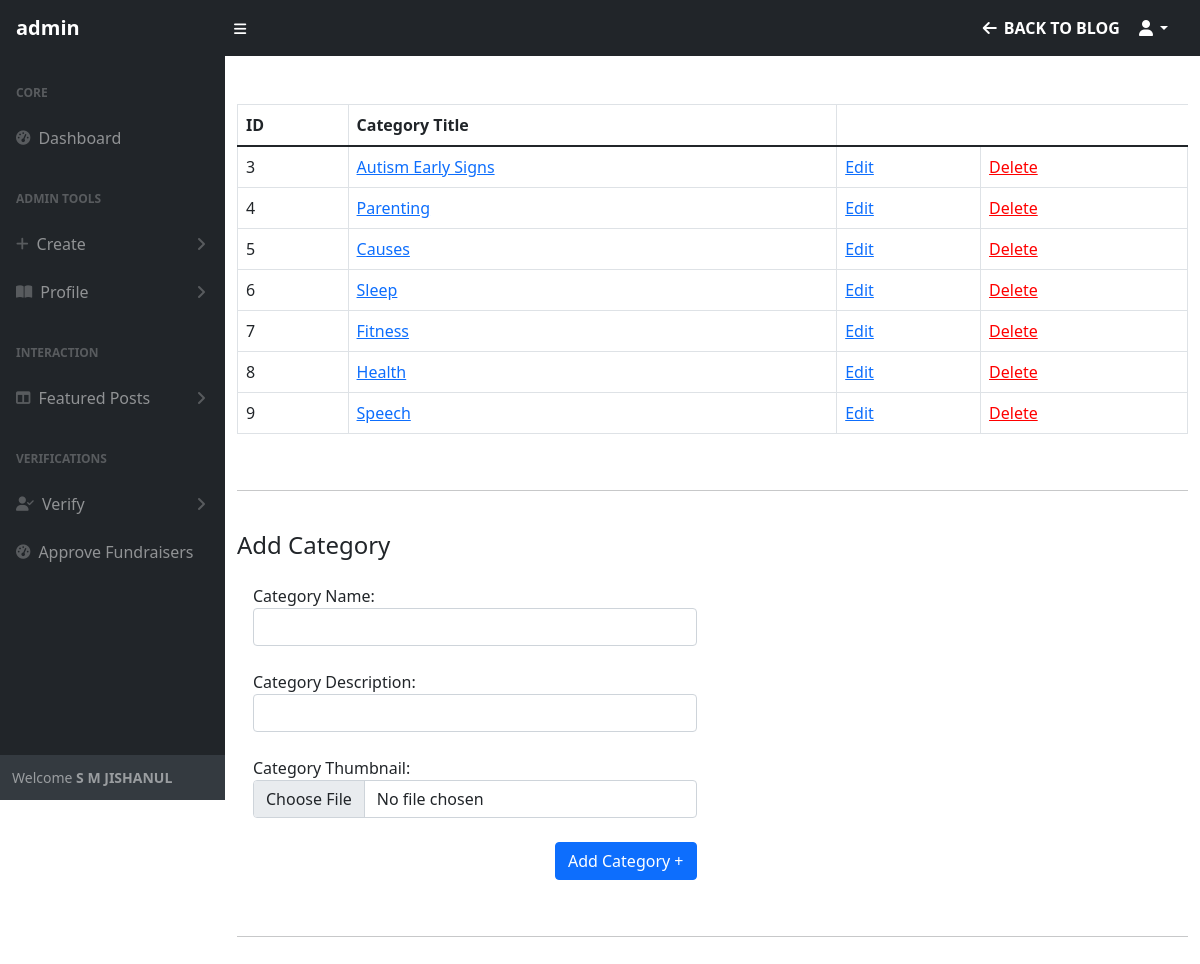
The app's page /admin/categories.php (signed in), older data.
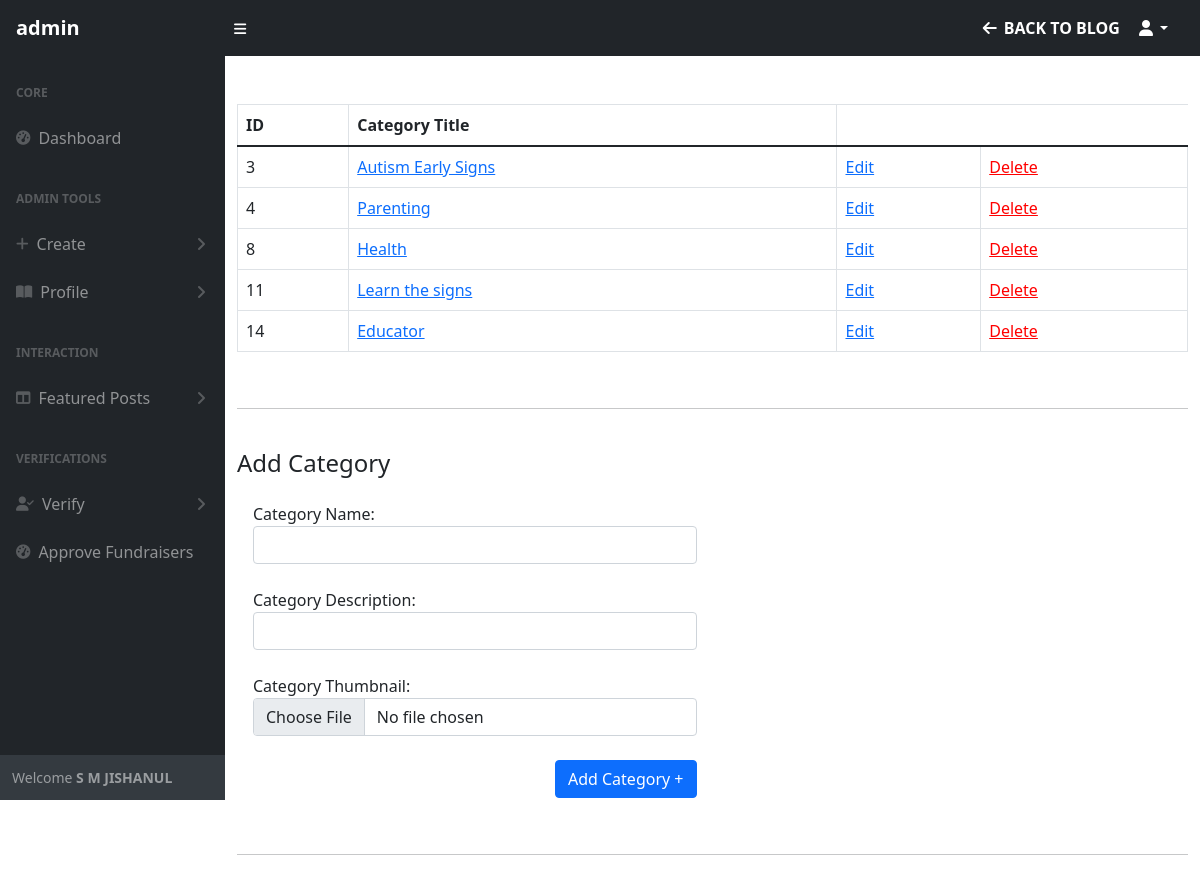
The same page, newer data.
### tables this page shows
CREATE TABLE `blog_categories` (
  `cat_id` int(11) NOT NULL,
  `name` varchar(255) NOT NULL,
  `description` varchar(255) NOT NULL,
  `thumbnail` text NOT NULL
);

### admin/includes/functions.php (the view, shortened to what this page needs)
<?php
function getAllCategories()
{
    global $connection;
    $query = "SELECT * FROM blog_categories";
    $res = mysqli_query($connection, $query) or die("Failed" . mysqli_error($connection));
    if ($res) {
        while ($row = mysqli_fetch_assoc($res)) {
            echo "
            <tr>
                <td>{$row['cat_id']}</td>
                <td><a href='../blogs.php?category={$row['cat_id']}' target='_blank'>{$row['name']}</a></td>
                <td><a href=categories.php?action=edit&id={$row['cat_id']}>Edit</a></td>
                <td><a style='color: red;' href=categories.php?id={$row['cat_id']}>Delete</a></td>
            </tr>
            ";
        }
    }
}

Row changes from the older to the newer data that the page shows:
removed blog_categories: cat_id "5", name "Causes"
removed blog_categories: cat_id "6", name "Sleep"
removed blog_categories: cat_id "7", name "Fitness"
removed blog_categories: cat_id "9", name "Speech"
added blog_categories: cat_id "11", name "Learn the signs"
added blog_categories: cat_id "14", name "Educator"
